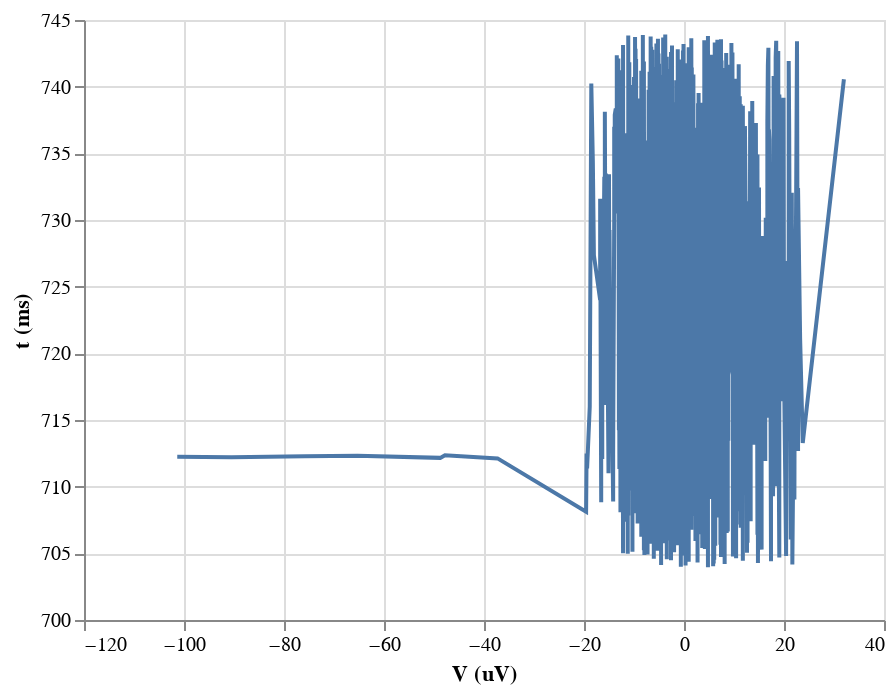

The cell this chart's notebook holds for it:
### Code cell
alt.Chart(df
    ).mark_line(
    ).encode(
        y=alt.Y('t (ms):Q',scale=alt.Scale(zero=False)),
        x=alt.Y('V (uV):Q',title='V (uV)')
    )
# line 连接的方向也要变，竖着连/横着连

### Figure 1 — Vega-Lite specification as saved in the notebook (floating-point values rounded to 4 significant figures; data arrays with more than 128 entries replaced by an {"elided": "..."} marker saying what was removed)
{"$schema": "https://vega.github.io/schema/vega-lite/v2.4.3.json", "config": {"view": {"height": 300, "width": 400}}, "data": {"values": {"elided": "1000 records"}}, "encoding": {"x": {"field": "V (uV)", "title": "V (uV)", "type": "quantitative"}, "y": {"field": "t (ms)", "scale": {"zero": false}, "type": "quantitative"}}, "mark": "line"}
